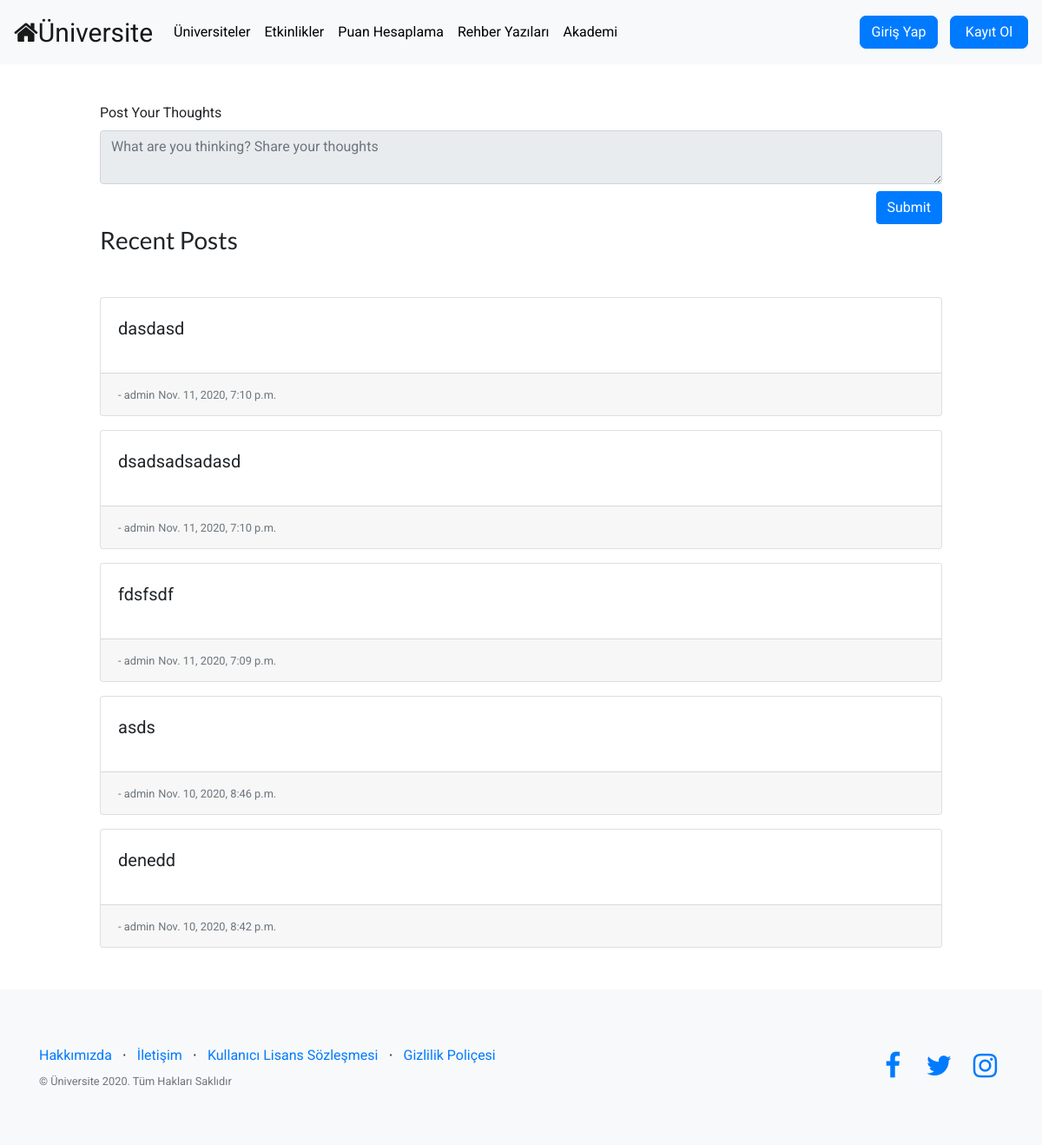
The app's page /blogs/ with its own data.
### Apps/blogs/models.py (models this page shows, shortened)
class Post(models.Model):
    text = models.CharField(max_length=200)
    created_time = models.DateTimeField('date published')
    is_edited = models.BooleanField(default=False)
    owner = models.ForeignKey(settings.AUTH_USER_MODEL, on_delete=models.CASCADE)
    likes = models.IntegerField(default=0)

### Apps/users/models.py (models this page shows)
class CustomUser(AbstractUser):
    age = models.PositiveIntegerField(null=True, blank=True)
    followingList = models.ManyToManyField('self', related_name='followerList',symmetrical=False)
    def GetFollowingList(self):
        return "\n".join([p.username for p in self.followingList.all()])
    def GetFollowerList(self):
        return "\n".join([p.username for p in self.followerList.all()])
    GetFollowingList.short_description = 'Following'
    GetFollowerList.short_description = 'Follower'

### Apps/blogs/views.py (the view)
# urls.py: path('', views.index, name='index'),
def index(request):
    return render(request, 'blogs/index.html', {'postList': Post.objects.order_by('-created_time')[:20]})

### Apps/blogs/templates/blogs/index.html (shortened to what this page needs)
{% extends "users/base.html" %}
{% block content %}
<div class="container-fluid mb-5">
    <div class="row justify-content-center">
        <div class="col-10">
            <form class="mt-5" action="{% url 'blogs:createpost' %}" method="POST">
                <div>
                    <label for="textField">Post Your Thoughts</label>
                    <textarea class="form-control" name="textField" id="textField" {% if not user.is_authenticated %} disabled  {% endif %} placeholder="What are you thinking? Share your thoughts" required></textarea>
                </div>
                <div class="float-right mt-2">
                    <button type="submit" class="btn btn-primary ">Submit</button>
                </div>
            </form>
            <h3 class="mx-auto my-5">Recent Posts</h3>
                {% for o in postList %}
                    <div class="card mt-3">
                        <div class="card-body">
                            <blockquote class="blockquote mb-0">
                              <p id=post_{{o.id}}>{{o.text}}</p>
                            </blockquote>
                        </div>
                        <div class="card-footer">
                            <small class="text-muted">- {{o.owner}}</small>
                            <small class="text-muted"> {{o.created_time}}</small>
                        </div>
                    </div>
                {% endfor %}
        </div>
    </div>
</div>
{% endblock content %}

### static/assets/css/style.css (style rules this page uses)
body { margin-top: 70px; }
body { font-family: Roboto,Helvetica Neue,Arial,Noto Sans,sans-serif; }

### records on screen
Post: text "dasdasd", owner "admin", created_time "Nov. 11, 2020, 7:10 p.m."
Post: text "dsadsadsadasd", owner "admin", created_time "Nov. 11, 2020, 7:10 p.m."
Post: text "fdsfsdf", owner "admin", created_time "Nov. 11, 2020, 7:09 p.m."
Post: text "asds", owner "admin", created_time "Nov. 10, 2020, 8:46 p.m."
Post: text "denedd", owner "admin", created_time "Nov. 10, 2020, 8:42 p.m."
